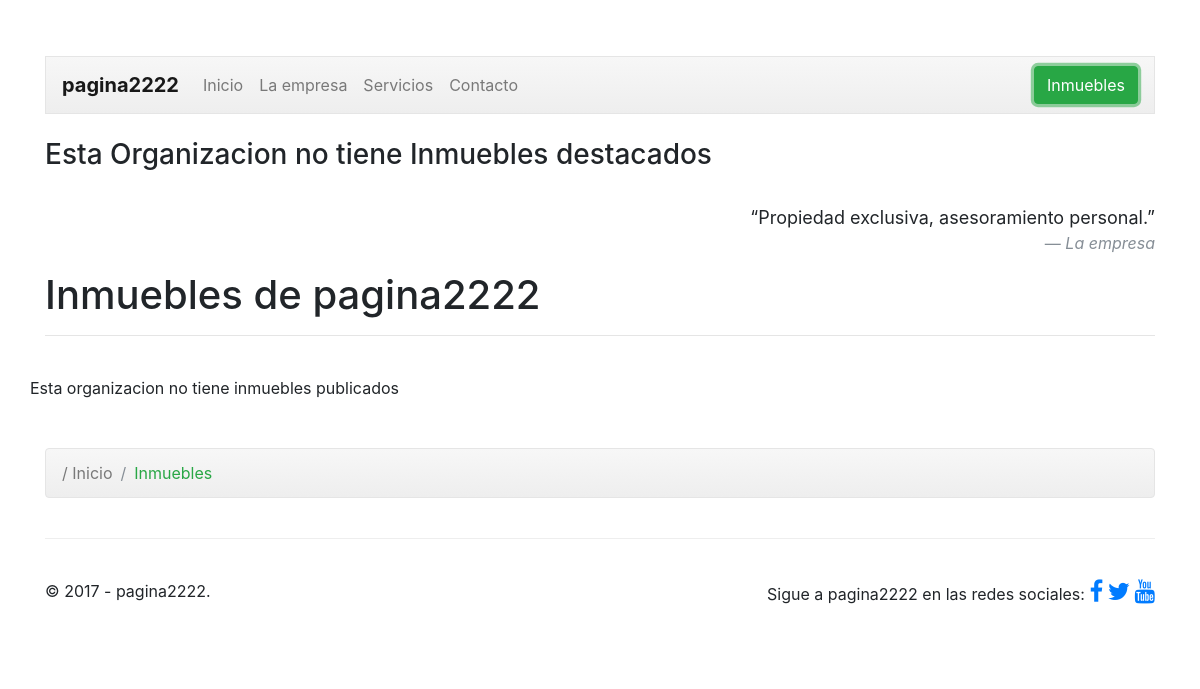
Before: /inmuebles.php?id=7 with the older database file.
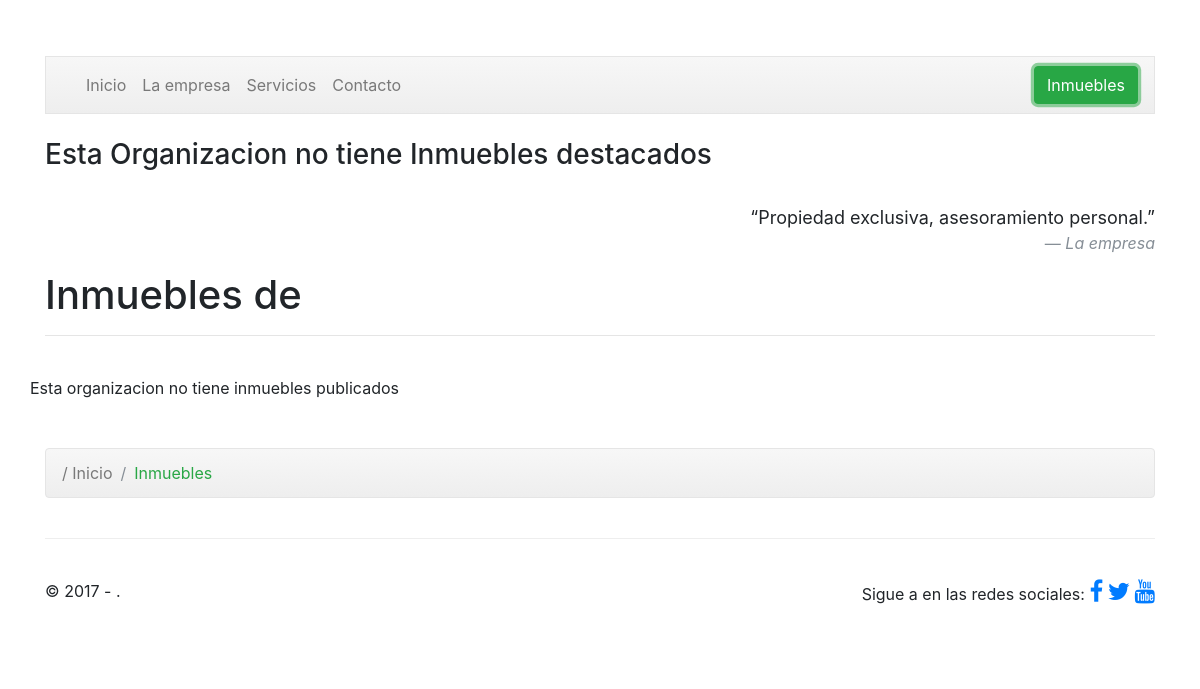
After: the same page with the newer database file.
### tables this page shows
CREATE TABLE IF NOT EXISTS `organizacion` (
  `ORG_id` int(11) NOT NULL AUTO_INCREMENT,
  `ORG_nombre` varchar(50) NOT NULL,
  `ORG_correo` varchar(50) NOT NULL,
  `ORG_telefono` varchar(15) NOT NULL,
  `ORG_direccion` varchar(180) NOT NULL,
  `ORG_tipo` varchar(20) NOT NULL DEFAULT 'Inmobiliaria',
  `ORG_acerca` varchar(700) NOT NULL,
  `ORG_acerca2` varchar(700) DEFAULT NULL,
  `ORG_acerca3` varchar(700) DEFAULT NULL,
  `ORG_tituloacerca` varchar(100) NOT NULL,
  `ORG_servicio1` varchar(700) NOT NULL,
  `ORG_servicio2` varchar(700) DEFAULT NULL,
  `ORG_servicio3` varchar(700) DEFAULT NULL,
  PRIMARY KEY (`ORG_id`)
);

### web/inmuebles.php (the view, shortened to what the changed rows need)
   <?php
  $id = $_GET["id"];
  $conexion=mysqli_connect("localhost","root","","gecko") or
      die("Problemas con la conexión");
  $registros=mysqli_query($conexion,"select ORG_nombre, ORG_tituloacerca, ORG_acerca, ORG_acerca2, ORG_acerca3
                          from organizacion where ORG_id = '$id'") or
    die("Problemas en el select:".mysqli_error($conexion));
  if ($reg=mysqli_fetch_array($registros)){
    $nombre = $reg['ORG_nombre'];
  }
?>
<!doctype html>
<html lang="es">
  <head>
    <link href="dist/css/bootstrap.min.css" rel="stylesheet">
    <link href="dist/css/justified-nav.css" rel="stylesheet">
    <link href="dist/css/propio.css" rel="stylesheet">
  	<link rel="stylesheet" href="https://cdnjs.cloudflare.com/ajax/libs/font-awesome/4.7.0/css/font-awesome.min.css">
  	<link href="css/bootstrap.min.css" rel="stylesheet">
    <link href="css/justified-nav.css" rel="stylesheet">
    <link href="css/shop-homepage.css" rel="stylesheet">
  </head>
  <body>
    <div class="container">
      <header class="masthead">
		<nav class="navbar navbar-expand-lg navbar-light bg-light">
			<a class="navbar-brand" href="index.php?id=<?php echo $id ?>"><b><?php echo $nombre ?></b></a>
		</nav>
      </header>
      <br>
      <main role="main">
           <div class="span12" id="divMain" style="text-align:justify;">
<?php
            $servername = "localhost";
            $username = "root";
            $password = "";
            $dbname = "gecko";
            $conn = new mysqli($servername, $username, $password, $dbname);
            $sql = "SELECT IMG_path,IMG_id_INM,IMG_destacada,IMG_descripcion FROM  imagen,inmueble WHERE IMG_destacada=1 AND IMN_id=IMG_id_INM AND IMN_organizacion ='$id' GROUP BY IMG_id_INM  ORDER BY IMG_id_INM ASC LIMIT 6";
            $result = $conn->query($sql);
            ?>
			<div id="carouselExampleIndicators" class="carousel slide" data-ride="carousel">
				<div class="carousel-inner">
                    	    <?php
                     if ($result->num_rows > 0) {
                        for ($i = 0; $i < $result->num_rows; $i++) {
                            $row = $result->fetch_assoc();
                            if($i==0){
                            echo '	<div class="carousel-item active">
                            <img class="d-block w-100" src="'. $row["IMG_path"].'" alt="Foto 1.">
                            <div class="carousel-caption d-none d-md-block">
                                    <a class="btn btn btn-success"  href="inmueble.php?id='.$id.'&in='. $row["IMG_id_INM"].'">Ver Inmueble</a>
                                <div style="background: rgba(0, 0, 0, 0.6); border-radius: 5px; margin-top: 1%;">
                                    <p>'. $row["IMG_descripcion"] .'</p>
                                </div>
                            </div>
                        </div>';
                            }
                            else{
                            echo '<div class="carousel-item">
                            <img class="d-block w-100" src="'. $row["IMG_path"].'" alt="Foto 2.">
                            <div class="carousel-caption d-none d-md-block">
                                    <a class="btn btn btn-success" href="inmueble.php?id='.$id.'&in='. $row["IMG_id_INM"].'">Ver Inmueble</a>
                                <div style="background: rgba(0, 0, 0, 0.6); border-radius: 5px; margin-top: 1%;">
                                    <p>'. $row["IMG_descripcion"] .'</p>
                                </div>
                            </div>
                        </div>';
                            }
                        }
                     echo '    <a class="carousel-control-prev" href="#carouselExampleIndicators" role="button" data-slide="prev">
					<span class="carousel-control-prev-icon" aria-hidden="true"></span>
					<span class="sr-only">Previous</span>
				</a>
				<a class="carousel-control-next" href="#carouselExampleIndicators" role="button" data-slide="next">
					<span class="carousel-control-next-icon" aria-hidden="true"></span>
					<span class="sr-only">Next</span>
				</a>
        </div> ';
                     }
                    else {
                        echo '<h3>Esta Organizacion no tiene Inmuebles destacados</h3>';
                    }
                    ?>
                </div>
		<br>
        <center>
            <blockquote class="blockquote text-right">
			</blockquote>
        </center>
    <h1>Inmuebles de <?php echo $nombre; ?></h1>
        <hr>
        <br>
        <div class="row">
            <?php
            $id = $_GET["id"];
            $servername = "localhost";
            $username = "root";
            $password = "";
            $dbname = "gecko";
            $conn = new mysqli($servername, $username, $password, $dbname);
            $sql = "SELECT IMN_id,IMN_Titulo, IMN_referencia,IMN_precio,IMN_habitaciones,IMN_habitaciones,IMN_banos,IMN_m2,IMN_venta, IMG_path FROM inmueble, imagen WHERE IMN_id=IMG_id_INM AND IMN_organizacion ='$id' GROUP BY IMN_id";
            $result = $conn->query($sql);
            if ($result->num_rows > 0) {
                while($row = $result->fetch_assoc()) {
                    echo'<div class="col-lg-4 col-md-6 mb-4">
                    <div class="card h-100">
                    <a href="inmueble.php?id='.$id.'&in='. $row["IMN_id"].'"><img class="card-img-top" src="'. $row["IMG_path"].'" alt=""></a>
                    <div class="card-body">
                      <h4 class="card-title">
                        '. $row["IMN_Titulo"] .'
                      </h4>
                      <h5 style="text-align: right;">'. $row["IMN_precio"] .'€</h5>
                      <p class="card-text">'. $row["IMN_referencia"] .' <br>'. $row["IMN_venta"] .'<br> <center>'. $row["IMN_habitaciones"] .' Hab| '. $row["IMN_banos"] .' Baños| '. $row["IMN_m2"] .'m2 </center> </p>
                    </div>
                        <div class="card-footer">
                            <a href="inmueble.php?id='.$id.'&in='. $row["IMN_id"].'">
                            <button type="button" class="btn btn-success">Ver Inmueble</button></a>
                        </div>
                    </div>
                </div>';
                }
            } else {
                echo "Esta organizacion no tiene inmuebles publicados";
            }
            ?>
        </div>
        <br><br>
        <nav class="breadcrumb" style="background-image: linear-gradient(to bottom, #f7f7f7 0%,#eee 100%);
    border: 1px solid #e5e5e5;">
			<a class="breadcrumb-item"  href="index.php?id=<?php echo $id ?>" id='link-custom-breadcrumb'>/ Inicio</a>
			<span class="breadcrumb-item active" span style="color: rgb(40, 167, 69);">Inmuebles</span>
		</nav>
      </main>
      <footer class="footer">
      	<div class="row">
          <div class="col-lg-3">
          	<p>&copy; 2017 - <?php echo $nombre ?>.</p>
          </div>
          <div class="col-lg-9">
			  <p class="text-right">Sigue a <?php echo $nombre ?> en las redes sociales:
			  	<a href="http://www.facebook.com" target="_blank"><i class="fa fa-facebook" style="font-size:24px"></i></a>
			  	<a href="http://www.twitter.com" target="_blank"><i class="fa fa-twitter" style="font-size:24px"></i></a>
			  	<a href="http://www.youtube.com" target="_blank"><i class="fa fa-youtube" style="font-size:24px"></i></a>
			  </p>
          </div>
        </div>
      </footer>
    </div>
  </body>
</html>

Changed rows visible on the page:
removed organizacion: ORG_nombre "pagina2222"
